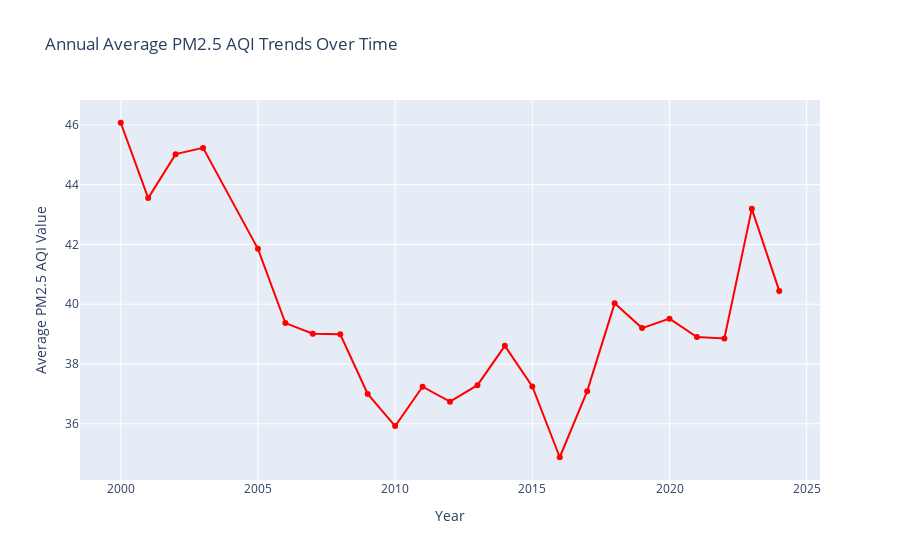

Here is the notebook cell this chart was saved with:
### Code cell
df = pd.read_csv('/Users/moosarahman/Desktop/cs329e/proj/airovertime.csv')  
df['Date'] = pd.to_datetime(df['Date'])
df['Year'] = df['Date'].dt.year
df_yearly_avg = df.groupby('Year')['PM2.5 AQI Value'].mean().reset_index()


fig = px.line(df_yearly_avg, x='Year', y='PM2.5 AQI Value', title='Annual Average PM2.5 AQI Trends Over Time', 
              labels={'PM2.5 AQI Value': 'Average PM2.5 AQI Value'},
              markers=True, 
              color_discrete_sequence=['red']) 

fig.update_layout(xaxis_title='Year', yaxis_title='Average PM2.5 AQI Value')
fig.update_traces(mode='lines+markers')  

fig.show()

### Figure 1 — Plotly figure (JSON) as saved in the notebook; plotly's stock layout.template omitted (floating-point values rounded to 4 significant figures)
{"data": [{"hovertemplate": "Year=%{x}<br>Average PM2.5 AQI Value=%{y}<extra></extra>", "legendgroup": "", "line": {"color": "red", "dash": "solid"}, "marker": {"symbol": "circle"}, "mode": "lines+markers", "name": "", "orientation": "v", "showlegend": false, "type": "scatter", "x": [2000, 2001, 2002, 2003, 2005, 2006, 2007, 2008, 2009, 2010, 2011, 2012, 2013, 2014, 2015, 2016, 2017, 2018, 2019, 2020, 2021, 2022, 2023, 2024], "xaxis": "x", "y": [46.07, 43.55, 45.02, 45.23, 41.85, 39.37, 39.01, 38.99, 37.0, 35.92, 37.24, 36.74, 37.29, 38.61, 37.25, 34.88, 37.09, 40.03, 39.2, 39.52, 38.9, 38.85, 43.19, 40.44], "yaxis": "y"}], "layout": {"legend": {"tracegroupgap": 0}, "title": {"text": "Annual Average PM2.5 AQI Trends Over Time"}, "xaxis": {"anchor": "y", "domain": [0, 1], "title": {"text": "Year"}}, "yaxis": {"anchor": "x", "domain": [0, 1], "title": {"text": "Average PM2.5 AQI Value"}}}}
